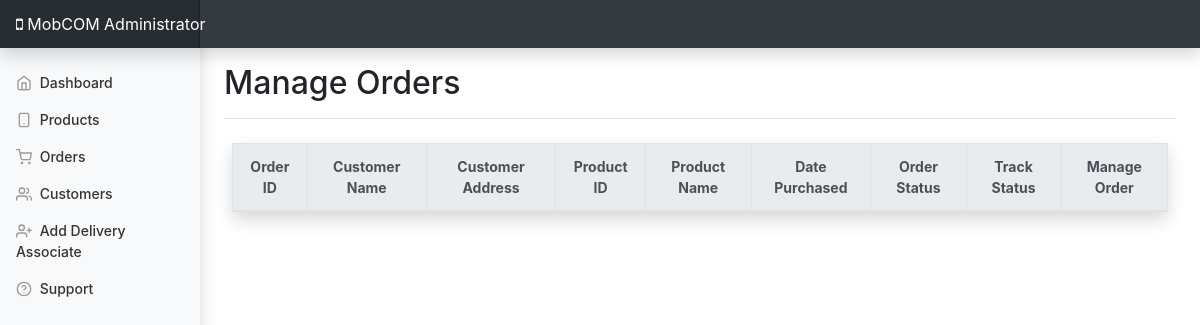
The app's page /admin/dashboard/orders.php, older data.
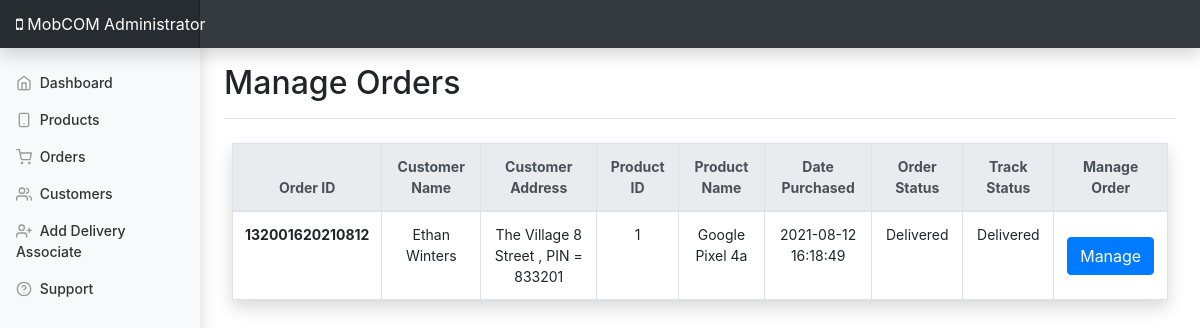
The same page, newer data.
### tables this page shows
CREATE TABLE `user_master` (
  `user_id` int(100) NOT NULL,
  `first_name` varchar(255) NOT NULL,
  `last_name` varchar(255) DEFAULT NULL,
  `user_email` varchar(255) NOT NULL,
  `user_phone` bigint(10) NOT NULL,
  `user_gender` varchar(50) NOT NULL,
  `user_address_1` varchar(255) NOT NULL,
  `user_address_2` varchar(255) DEFAULT NULL,
  `state_id` int(3) NOT NULL,
  `city_id` int(3) NOT NULL,
  `user_pincode` int(25) NOT NULL,
  `user_pwd` varchar(255) NOT NULL,
  `user_date_added` varchar(255) NOT NULL,
  `user_status` varchar(25) NOT NULL
);

CREATE TABLE `order_master` (
  `order_id` bigint(100) NOT NULL,
  `user_id` int(100) NOT NULL,
  `deli_id` int(11) NOT NULL,
  `name` varchar(100) NOT NULL,
  `product_id` int(100) DEFAULT NULL,
  `order_address` varchar(255) NOT NULL,
  `state_id` int(11) NOT NULL,
  `city_id` int(11) NOT NULL,
  `date_added` datetime NOT NULL DEFAULT current_timestamp(),
  `order_status` varchar(25) NOT NULL,
  `track_status` varchar(255) NOT NULL,
  `track_timestamp` datetime NOT NULL DEFAULT current_timestamp(),
  `order_otp` varchar(11) NOT NULL
);

CREATE TABLE `product_master` (
  `product_id` int(10) NOT NULL,
  `product_desc` varchar(512) NOT NULL,
  `brand_name` varchar(255) NOT NULL,
  `model_number` varchar(255) NOT NULL,
  `model_name` varchar(255) NOT NULL,
  `model_colour` varchar(255) NOT NULL,
  `display_size` float NOT NULL,
  `display_resolution` varchar(255) NOT NULL,
  `operating_system` varchar(100) NOT NULL,
  `processor` varchar(255) NOT NULL,
  `internal_storage` int(10) NOT NULL,
  `ram` int(10) NOT NULL,
  `memory_card_available` varchar(100) NOT NULL,
  `primary_camera` varchar(255) NOT NULL,
  `secondary_camera` varchar(255) NOT NULL,
  `network_type` varchar(255) NOT NULL,
  `battery_capacity` int(10) NOT NULL,
  `mobile_width` float NOT NULL,
  `mobile_depth` float NOT NULL,
  `mobile_weight` float NOT NULL,
  `mobile_price` float NOT NULL,
  `mobile_availabilty` int(10) NOT NULL
);

### admin/dashboard/orders.php (the view, shortened to what this page needs)
<!doctype html>
<html lang="en">
<head>
    <?php
    require('../admin-modules/header.php');
    ?>
</head>
<body>
    <?php
    require('../admin-modules/navbar.php');
    ?>
    <div class="container-fluid">
        <div class="row">
            <?php
            require('../admin-modules/sidebar.php');
            ?>
            <main role="main" class="col-md-9 ml-sm-auto col-lg-10 px-md-4">
                <div class="d-flex justify-content-between flex-wrap flex-md-nowrap align-items-center pt-3 pb-2 mb-3 border-bottom">
                    <h1 class="h2">Manage Orders</h1>
                </div>
                <div class="container-fluid p-2">
                    <table class="table table-hover table-bordered table-responsive-sm shadow" data-toggle="table" data-pagination="true" data-search="true" data-advanced-search="true" data-id-table="advancedTable">
                        <thead class="text-center thead-light">
                            <tr>
                                <th scope="col">Order ID</th>
                                <th scope="col">Customer Name</th>
                                <th scope="col">Customer Address</th>
                                <th scope="col">Product ID</th>
                                <th scope="col">Product Name</th>
                                <th scope="col">Date Purchased</th>
                                <th scope="col">Order Status</th>
                                <th scope="col">Track Status</th>
                                <th scope="col">Manage Order</th>
                            </tr>
                        </thead>
                        <tbody class="text-center">
                            <?php
                            $query = "SELECT`user_master`.*, `product_master`.*, `order_master`.*
                                      FROM `user_master`, `product_master`, `order_master`
                                      WHERE `user_master`.`user_id`=`order_master`.`user_id`
                                      AND `product_master`.`product_id`=`order_master`.`product_id`
                                      GROUP BY `product_master`.`product_id`";
                            $res = mysqli_query($conn, $query);
                            while ($row = mysqli_fetch_object($res)) {
                                echo "
                                    <tr>
                                        <th scope='row'>$row->order_id</th>
                                        <td>$row->first_name $row->last_name </td>
                                        <td>$row->order_address</td>
                                        <td>$row->product_id</td>
                                        <td>$row->brand_name $row->model_name</td>
                                        <td>$row->date_added</td>
                                        <td>$row->order_status</td>
                                        <td>$row->track_status</td>
                                        <td class='align-middle'>
                                            <button onclick='document.getElementById(`order_id`).value=$row->order_id' type='button' class='btn btn-primary' data-toggle='modal' data-target='#manageOrder'>Manage</button>
                                        </td>
                                    </tr>
                                ";
                            }
                            ?>
                        </tbody>
                    </table>
                </div>
            </main>
        </div>
    </div>
</body>
</html>

### admin/admin-modules/header.php (shortened to what this page needs)
<link rel="stylesheet" href="https://maxcdn.bootstrapcdn.com/font-awesome/4.7.0/css/font-awesome.min.css">
<link href="../assets/dist/css/bootstrap.min.css" rel="stylesheet">
<link rel="stylesheet" href="https://unpkg.com/bootstrap-table@1.18.3/dist/bootstrap-table.min.css">
<link href="dashboard.css" rel="stylesheet">

### admin/admin-modules/navbar.php (shortened to what this page needs)
<nav class="navbar navbar-dark sticky-top bg-dark flex-md-nowrap p-0 shadow">
    <a class="navbar-brand col-md-3 col-lg-2 mr-0 px-3" href="index.php">
        <i class="fa fa-mobile" aria-hidden="true"></i>
        MobCOM Administrator
    </a>
</nav>

### admin/admin-modules/sidebar.php
<nav id="sidebarMenu" class="col-md-3 col-lg-2 d-md-block bg-light sidebar collapse shadow">
    <div class="sidebar-sticky pt-3">
        <ul class="nav flex-column">
            <li class="nav-item">
                <a class="nav-link" href="index.php">
                    <span data-feather="home"></span>
                    Dashboard
                </a>
            </li>
            <li class="nav-item">
                <a class="nav-link" href="products.php">
                    <span data-feather="smartphone"></span>
                    Products
                </a>
            </li>
            <li class="nav-item">
                <a class="nav-link" href="orders.php">
                    <span data-feather="shopping-cart"></span>
                    Orders
                </a>
            </li>
            <li class="nav-item">
                <a class="nav-link" href="customer.php">
                    <span data-feather="users"></span>
                    Customers
                </a>
            </li>
            <li class="nav-item">
                <a class="nav-link" href="delivery.php">
                    <span data-feather="user-plus"></span>
                    Add Delivery Associate
                </a>
            </li>
            <li class="nav-item">
                <a class="nav-link" href="support.php">
                    <span data-feather="help-circle"></span>
                    Support
                </a>
            </li>
        </ul>
    </div>
</nav>

### admin/dashboard/dashboard.css (style rules this page uses)
body { font-size: .875rem; }
.feather { width: 16px; height: 16px; vertical-align: text-bottom; }
.sidebar { position: fixed; top: 0; bottom: 0; left: 0; z-index: 100; padding: 48px 0 0; box-shadow: inset -1px 0 0 rgba(0, 0, 0, .1); }
.sidebar-sticky { position: relative; top: 0; height: calc(100vh - 48px); padding-top: .5rem; overflow-x: hidden; overflow-y: auto; }
.sidebar .nav-link { font-weight: 500; color: #333; }
.sidebar .nav-link .feather { margin-right: 4px; color: #999; }
.navbar-brand { padding-top: .75rem; padding-bottom: .75rem; font-size: 1rem; background-color: rgba(0, 0, 0, .25); box-shadow: inset -1px 0 0 rgba(0, 0, 0, .25); }

Row changes from the older to the newer data that the page shows:
now on this page (row edited): user_master: order_master.order_id "132001620210812", first_name "Ethan", last_name "Winters", order_master.order_address "The Village 8 Street , PIN = 833201", order_master.product_id "1", product_master.brand_name "Google", product_master.model_name "Pixel 4a", order_master.date_added "2021-08-12 16:18:49", order_master.order_status "Delivered", order_master.track_status "Delivered"
